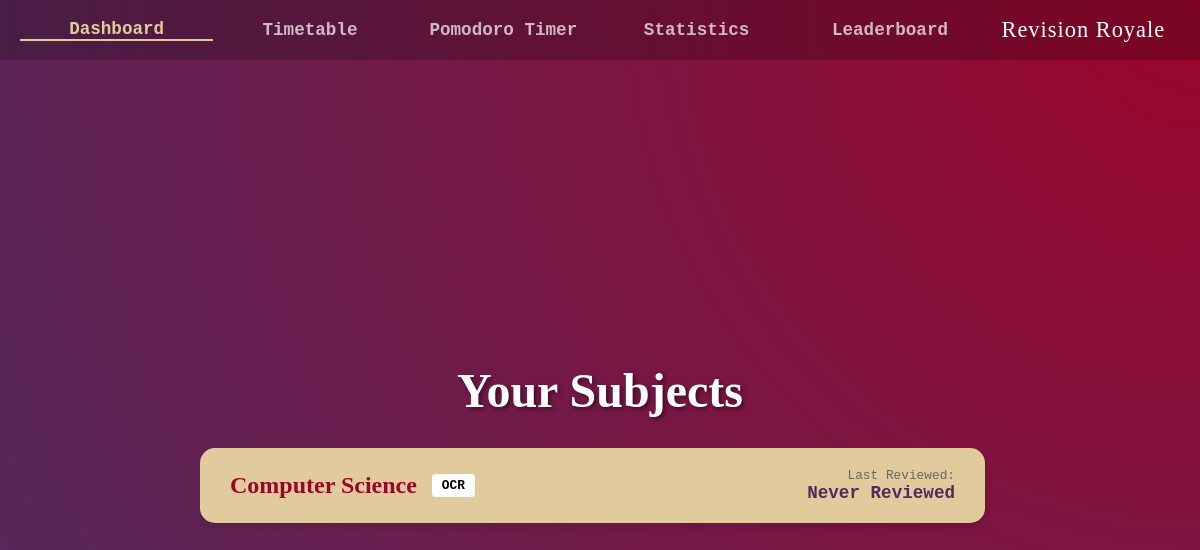
The app's page /dashboard (signed in), older data.
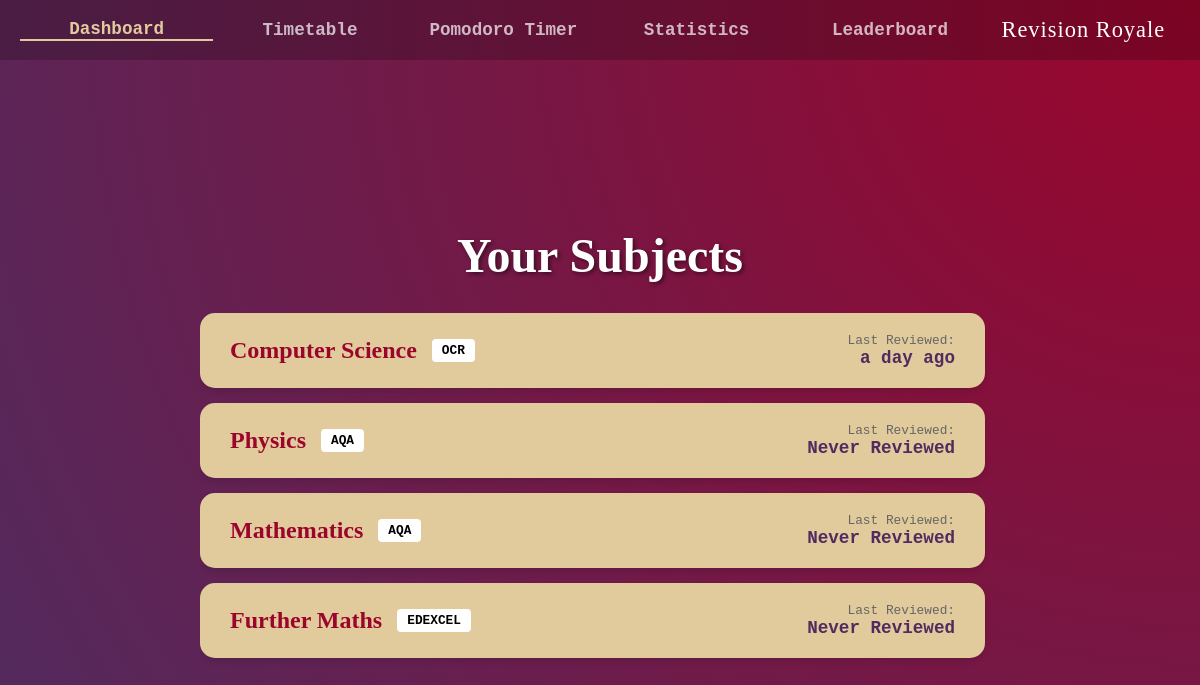
The same page, newer data.
### tables this page shows
CREATE TABLE Subjects
(SubjectID INTEGER PRIMARY KEY AUTOINCREMENT,
SubjectName TEXT,
ExamBoard TEXT,
TimeSpent INTEGER,
LastReviewed INTEGER,
Priority REAL,
Username TEXT,
FOREIGN KEY(Username) REFERENCES Users(Username));

### app.py (the view)
@app.route("/dashboard", methods=["GET"])
def DashboardPage():
    if "user" not in session:
        return render_template("login.html")
    User: Record = AuthenticationModule.GetUserRecord(session["user"])
    if User.GetAttribute("SetupComplete").Value == 0:
        return redirect("/setup-subjects")
    SubjectRecords: list[Record] = ProgramDatabase.GetAllRecords("Subjects", AttributeValue("Username", "TEXT", session["user"]))
    if SubjectRecords is None or SubjectRecords == []:
        return redirect('/setup-subjects')
    Subjects = []
    for Subject in SubjectRecords:
        LastReviewed = Subject.GetAttribute("LastReviewed").Value
        if LastReviewed == 0:
            LastReviewed = "Never Reviewed"
        else:
            LastReviewed = arrow.get(LastReviewed).humanize()
        Subjects.append({"SubjectID" : Subject.GetPrimaryKey().Value,
                         "SubjectName": Subject.GetAttribute("SubjectName").Value,
                         "ExamBoard": Subject.GetAttribute("ExamBoard").Value,
                         "LastReviewed": LastReviewed})
    return render_template("authenticated/dashboard.html", ActivePage="dashboard", Subjects=Subjects)

### modules.py (called while the page is built)
def GetAttributeValueFromList(Attributes: list[AttributeValue], Name: str) -> AttributeValue:
    for Attribute in Attributes:
        if Attribute.Name == Name:
            return Attribute
    return None

    def GetPrimaryKey(self) -> AttributeValue:
        return self.PrimaryKey

    def GetAttribute(self, Name: str) -> AttributeValue:
        return GetAttributeValueFromList(self.Attributes, Name)

    def GetUserRecord(self, Username: str) -> Record:
        return self.ProgramDatabase.GetRecord("Users", AttributeValue("Username", "", Username))

### templates/authenticated/dashboard.html
{% extends "authenticated/authenticated_base.html" %}
{% block app_content %}
<div class="dashboard-container">
    <h1 class="page-title">Your Subjects</h1>
    <div class="subject-list-container">
        {% if Subjects %}
            {% for Subject in Subjects %}
            <a href="/deck_selection?SubjectID={{Subject.SubjectID}}" class="subject-card">
                <div class="subject-info">
                    <h2 class="subject-name">{{ Subject.SubjectName }}</h2>
                    <span class="exam-board-tag">{{ Subject.ExamBoard }}</span>
                </div>
                <div class="last-reviewed">
                    <span class="label">Last Reviewed:</span>
                    <span class="time">{{ Subject.LastReviewed }}</span>
                </div>
            </a>
            {% endfor %}
        {% endif %}
    </div>
</div>
{% endblock %}

### templates/authenticated/authenticated_base.html
{% extends "base.html" %}
{% block content %}
<nav class="top-nav">
    <a href="/dashboard" class="nav-item {{ 'active' if ActivePage == 'dashboard' }}">Dashboard</a>
    <a href="/timetable" class="nav-item {{ 'active' if ActivePage == 'timetable' }}">Timetable</a>
    <a href="/timer" class="nav-item {{ 'active' if ActivePage == 'timer' }}">Pomodoro Timer</a>
    <a href="/statistics" class="nav-item {{ 'active' if ActivePage == 'statistics' }}">Statistics</a>
    <a href="/leaderboard" class="nav-item {{ 'active' if ActivePage == 'leaderboard' }}">Leaderboard</a>
    <span class="nav-brand">Revision Royale</span>
</nav>
<div class="app-container">
    {% block app_content %}{% endblock %}
</div>
{% endblock %}

### templates/base.html (shortened to what this page needs)
<!DOCTYPE html>
<html lang="en">
<head>
    <link rel="stylesheet" href="{{ url_for('static', filename='style.css') }}" type="text/css"/>
</head>
<body>
    <main>
        {% block content %}{% endblock %}
    </main>
</body>
</html>

### static/style.css (style rules this page uses)
* { margin: 0; padding: 0; box-sizing: border-box; }
body { height: 100vh; display: flex; justify-content: center; align-items: center; color: white; font-family: 'Courier New', Courier, monospace; background: radial-gradient(circle at top right, #9b052cff, #502b5fff); text-align: center; }
h1 { font-family: 'Royale', 'Courier New', serif; font-size: 5rem; margin-bottom: 5px; }
.top-nav { position: fixed; top: 0; left: 0; width: 100%; height: 60px; background-color: rgba(0, 0, 0, 0.2); display: flex; align-items: center; justify-content: space-around; padding: 0 20px; z-index: 1000; }
.nav-item { color: rgba(255, 255, 255, 0.7); text-decoration: none; font-size: 1.1rem; font-weight: bold; transition: color 0.3s ease; flex: 1; text-align: center; }
.nav-item.active { color: #e1ca9bff; border-bottom: 2px solid #e1ca9bff; }
.nav-brand { flex: 1; text-align: center; font-family: 'Royale', serif; font-size: 1.4rem; color: white; letter-spacing: 1px; }
.app-container { margin-top: 80px; width: 100%; display: flex; justify-content: center; }
.dashboard-container { width: 800px; display: flex; flex-direction: column; align-items: center; padding-top: 20px; }
.page-title { font-family: 'Consolas', serif; font-size: 3rem; margin-bottom: 30px; text-shadow: 2px 2px 4px rgba(0,0,0,0.5); }
.subject-info { display: flex; align-items: center; gap: 15px; }
.subject-list-container { width: 100%; max-height: 60vh; overflow-y: auto; padding-right: 15px; scrollbar-width: thin; scrollbar-color: #e1ca9bff #9b052cff; }
.subject-card { background-color: #e1ca9bff; color: #333; padding: 20px 30px; border-radius: 15px; margin-bottom: 15px; display: flex; justify-content: space-between; align-items: center; box-shadow: 0 4px 6px rgba(0,0,0,0.1); transition: transform 0.2s; text-decoration: none; }
.subject-name { font-family: 'Consolas', serif; font-size: 1.5rem; color: #9b052cff; margin-bottom: 0; margin-right: 0; }
.exam-board-tag { background-color: white; color: black; padding: 4px 10px; border-radius: 4px; font-size: 0.8rem; font-weight: bold; text-transform: uppercase; height: fit-content; }
.last-reviewed { text-align: right; display: flex; flex-direction: column; }
.last-reviewed .label { font-size: 0.8rem; color: #666; }
.last-reviewed .time { font-size: 1.1rem; font-weight: bold; color: #502b5f; }

Row changes from the older to the newer data that the page shows:
changed Subjects "Computer Science": LastReviewed "Never Reviewed" → "a day ago"
added Subjects: SubjectName "Physics", ExamBoard "AQA", LastReviewed "Never Reviewed"
added Subjects: SubjectName "Mathematics", ExamBoard "AQA", LastReviewed "Never Reviewed"
added Subjects: SubjectName "Further Maths", ExamBoard "EDEXCEL", LastReviewed "Never Reviewed"
